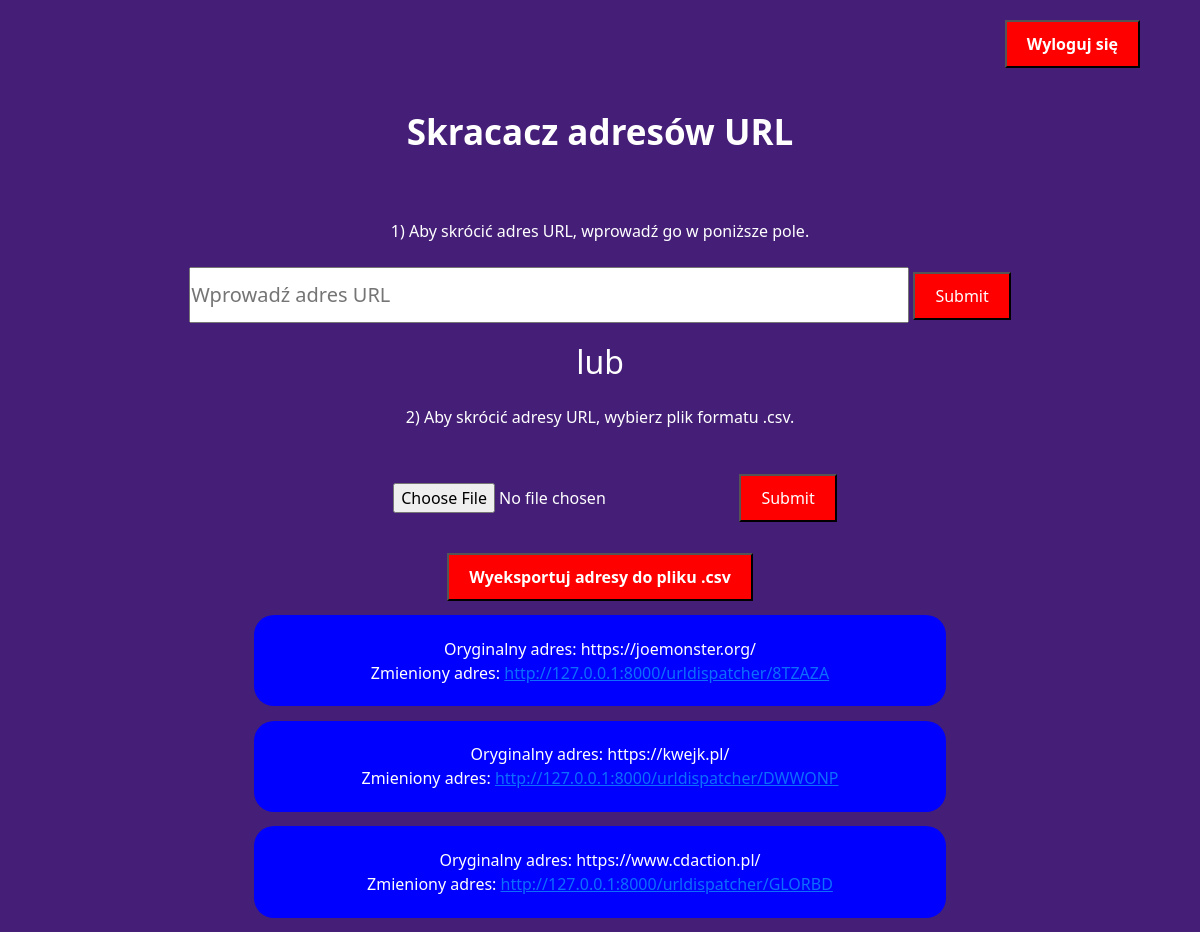
Screenshot of /urlcutter/ (signed in) with the database file from the repository.
### home/models.py (models this page shows)
class UrlAddress(models.Model):
    original_url = models.CharField(max_length=300)
    changed_url = models.CharField(max_length=300)

### home/views.py (the view)
# urls.py: path('urlcutter/', views.home, name='home'),
def home(request):
    savedUrls = UrlAddress.objects.all()
    if request.method == 'POST':
        form = UrlAddressForm(request.POST or None)
        csvform = CSVFileForm(request.POST, request.FILES)
        if csvform.is_valid():
            myFile = CSVFile.objects.create()
            myFile.csvfile = request.FILES['csvfile']
            myFile.save()
            operationFile = CSVFile.objects.all()
            path = str(operationFile[0].csvfile.path)
            try:
                with open(path) as f:
                    reader = csv.reader(f, delimiter=' ', quotechar='|')
                    for row in reader:
                        changed_url = "http://127.0.0.1:8000/urldispatcher/" + id_generator()
                        url = UrlAddress.objects.create(original_url=', '.join(row), changed_url=changed_url)
                        url.save()
                    f.close()
            except:
                os.remove(path)
                myFile.delete()
                messages.info(request, "Podany plik musi być formatu .csv. Spróbuj ponownie.")
                return HttpResponseRedirect('/urlcutter')
            try:
                os.remove(path)
            except:
                pass
            myFile.delete()
            return HttpResponseRedirect('/urlcutter')
        elif form.is_valid():
            changed_url = "http://127.0.0.1:8000/urldispatcher/" + id_generator()
            url = UrlAddress.objects.create(original_url=form.cleaned_data.get("original_url"), changed_url=changed_url)
            url.save()
            return HttpResponseRedirect('/urlcutter')
    else:
        if not request.user.is_authenticated:
            return HttpResponseRedirect("/")
        else:
            form = UrlAddressForm()
            csvform = CSVFileForm()
    context = {
        "form": form,
        "urls": savedUrls,
        "csvform": csvform,
    }
    return render(request, 'home/home.html', context)

### home/forms.py
class UrlAddressForm(forms.ModelForm):
    class Meta:
        model = UrlAddress
        fields = ["original_url"]

class CSVFileForm(forms.ModelForm):
    csvfile = forms.FileField()
    class Meta:
        model = CSVFile
        fields = ["csvfile"]

### home/templates/home/home.html (shortened to what this page needs)
{% load static %}
{% load widget_tweaks %}
<html>
    <head>
    <link href="https://cdn.jsdelivr.net/npm/bootstrap@5.0.0-beta1/dist/css/bootstrap.min.css" rel="stylesheet">
    <link rel="stylesheet" href="{% static 'home/style.css' %}">
</head>
    <body>
        <nav>
            <button class="logout-btn"><a href="{% url 'auth_logout' %}" >Wyloguj się</a></button>
        </nav>
        <div class="first-section">
            <div class="title">
                Skracacz adresów URL
            </div>
            <div class="description">1) Aby skrócić adres URL, wprowadź go w poniższe pole.</div>
            <form action="" method="POST">{% csrf_token %}
                {% render_field form.original_url class="originalUrl-input" placeholder="Wprowadź adres URL" %}
                <input type="submit">
            </form>
            <h2 style="margin-top: 20px;">lub</h2>
            <div class="description">2) Aby skrócić adresy URL, wybierz plik formatu .csv.</div>
            <form action="" enctype="multipart/form-data" method="POST" >{% csrf_token %}
                {% render_field csvform.csvfile class="filePicker-input"  %}
                <input type="submit">
            </form>
            <div>
                <button class="logout-btn"><a href="{% url 'exportFile' %}" >Wyeksportuj adresy do pliku .csv</a></button>
            </div>
            <div class="urladdress-list">
                {% for urlAddress in urls %}
                <div class="urladdress-list-element">
                    <span>Oryginalny adres: {{urlAddress.original_url}}</span> <br>
                    <span>Zmieniony adres: <a href="{{urlAddress.changed_url}}" target="_blank">{{urlAddress.changed_url}}</a></span>
                </div>
                {% endfor %}
            </div>
        </div>
    </body>
</html>

### home/static/home/style.css (style rules this page uses)
* { margin: 0; padding: 0; box-sizing: border-box; }
body { background-color: rgb(68, 30, 119); color: white; text-align: center; }
.title { font-size: 35px; font-weight: bold; margin-top: 3%; margin-bottom: 5%; }
.description { margin-bottom: 2%; margin-top: 2%; }
input[type=submit] { padding: 10px 20px; background-color: red; color: white; border: bold; border-style: outset; }
.filePicker-input { padding: 30px; }
nav { padding-top: 10px; margin-left: auto; margin-right: auto; width: 90%; height: 70px; text-align: right; }
.logout-btn { padding: 10px 20px; margin-top: 10px; background-color: red; color: white; border: bold; border-style: outset; text-align: right; }
.logout-btn a { color: white; font-style: unset; font-weight: bold; text-decoration: unset; }
.urladdress-list { width: 60%; margin-left: auto; margin-right: auto; }
.urladdress-list-element { padding: 3%; border: bold; border-color: white; background-color: blue; border-radius: 20px; margin: 2%; }
.originalUrl-input { width: 60%; height: 7%; font-size: 20px; }

### rows the page displays
UrlAddress: original_url "https://joemonster.org/", changed_url "http://127.0.0.1:8000/urldispatcher/8TZAZA"
UrlAddress: original_url "https://kwejk.pl/", changed_url "http://127.0.0.1:8000/urldispatcher/DWWONP"
UrlAddress: original_url "https://www.cdaction.pl/", changed_url "http://127.0.0.1:8000/urldispatcher/GLORBD"
